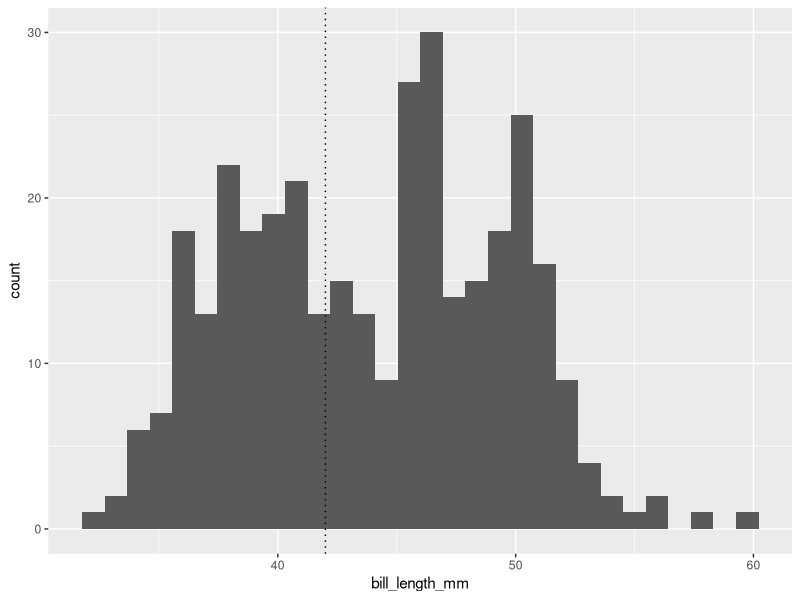

Write R code to recreate this figure.
## ---- chunk 1
library(tidyverse)
library(modeldata)
## ---- chunk 2
t.test(mtcars$mpg,
       conf.level = 0.90)
## ---- chunk 3
mpg_ci <- t.test(mtcars$mpg,
       conf.level = 0.95)
## ---- chunk 4
str(mpg_ci)
## ---- chunk 5
mpg_ci$conf.int
## ---- chunk 6
ggplot(
  penguins,
  aes(x = bill_length_mm)) +
  geom_histogram() +
  geom_vline(
    xintercept = 42,
    linetype = "dotted"
  )
## ---- chunk 7
t.test(penguins$bill_length_mm,
       mu = 42) # null hypothesis value
